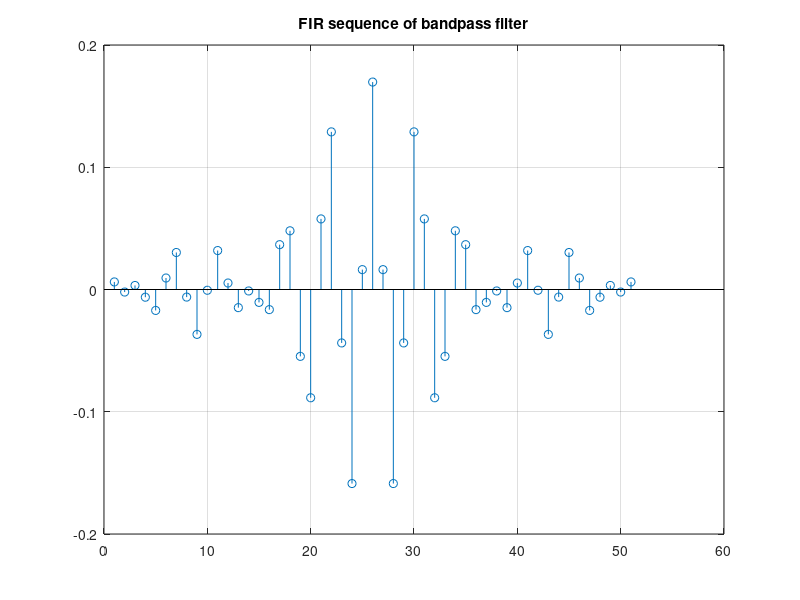

Write MATLAB code to recreate this figure. (Note: this script raises an error after producing the figure.)
%%%%%%%%%%%%%%%%%%%%%%%%
% FIR Band pass filter %
%%%%%%%%%%%%%%%%%%%%%%%%

close all

%% Determining the sequence hFIR[n]
n = -25:1:25;
w1 = 63.4*2/330;
w2 = 91.4*2/330;
h = (sinc(n.*w2).*w2)-(w1.*sinc(n.*w1));
figure(1);
stem(h);
title('FIR sequence of bandpass filter');
grid;

%% Z-transform of the FIR 
z = tf('z');
Hzs = filt(h,1);
Hz = Hzs*z^(25);
[num,den] = tfdata(Hzs,'v');

%% Plotting the frequency response
[H,w] = freqz(num,den,1000);
figure(2);
plot(w*(330/(2*pi)),abs(H));
grid;
title('magnitude response of FIR bandpass filter')
fvtool(num,den);

% hold on;
% ws1 = 56.6;
% wp1 = 60.6;
% wp2 = 80.6;
% ws2 = 84.6;
% plot(w*(330/(2*pi)),xline(ws1));
% plot(w*(330/(2*pi)),xline(wp1));
% plot(w*(330/(2*pi)),xline(wp2));
% plot(w*(330/(2*pi)),xline(ws2));
% y1 = 0.15;
% y2 = 0.85;
% y3 = 1.15;
% plot(w*(330/(2*pi)),yline(y1));
% plot(w*(330/(2*pi)),yline(y2));
% plot(w*(330/(2*pi)),yline(y3));
% ylim([0,1.5]);
